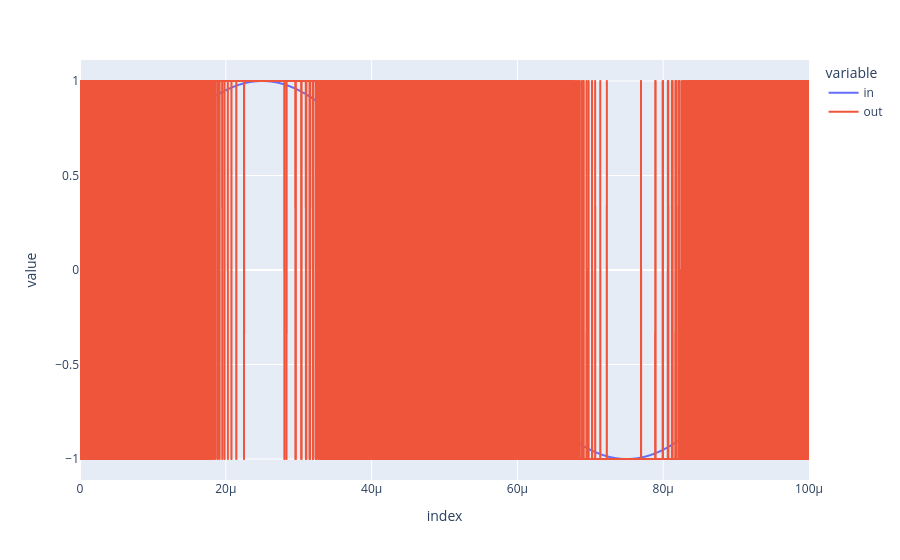

Notebook cell for this chart:
### Code cell
px.line(df)

### Figure 1 — Plotly figure (JSON) as saved in the notebook; plotly's stock layout.template omitted (floating-point values rounded to 4 significant figures; data arrays with more than 128 entries replaced by an {"elided": "..."} marker saying what was removed)
{"data": [{"hovertemplate": "variable=in<br>index=%{x}<br>value=%{y}<extra></extra>", "legendgroup": "in", "line": {"color": "#636efa", "dash": "solid"}, "marker": {"symbol": "circle"}, "mode": "lines", "name": "in", "showlegend": true, "type": "scattergl", "x": {"elided": "10000 float values"}, "xaxis": "x", "y": {"elided": "10000 float values"}, "yaxis": "y"}, {"hovertemplate": "variable=out<br>index=%{x}<br>value=%{y}<extra></extra>", "legendgroup": "out", "line": {"color": "#EF553B", "dash": "solid"}, "marker": {"symbol": "circle"}, "mode": "lines", "name": "out", "showlegend": true, "type": "scattergl", "x": {"elided": "10000 float values"}, "xaxis": "x", "y": {"elided": "10000 float values"}, "yaxis": "y"}], "layout": {"legend": {"title": {"text": "variable"}, "tracegroupgap": 0}, "margin": {"t": 60}, "xaxis": {"anchor": "y", "domain": [0, 1], "title": {"text": "index"}}, "yaxis": {"anchor": "x", "domain": [0, 1], "title": {"text": "value"}}}}
